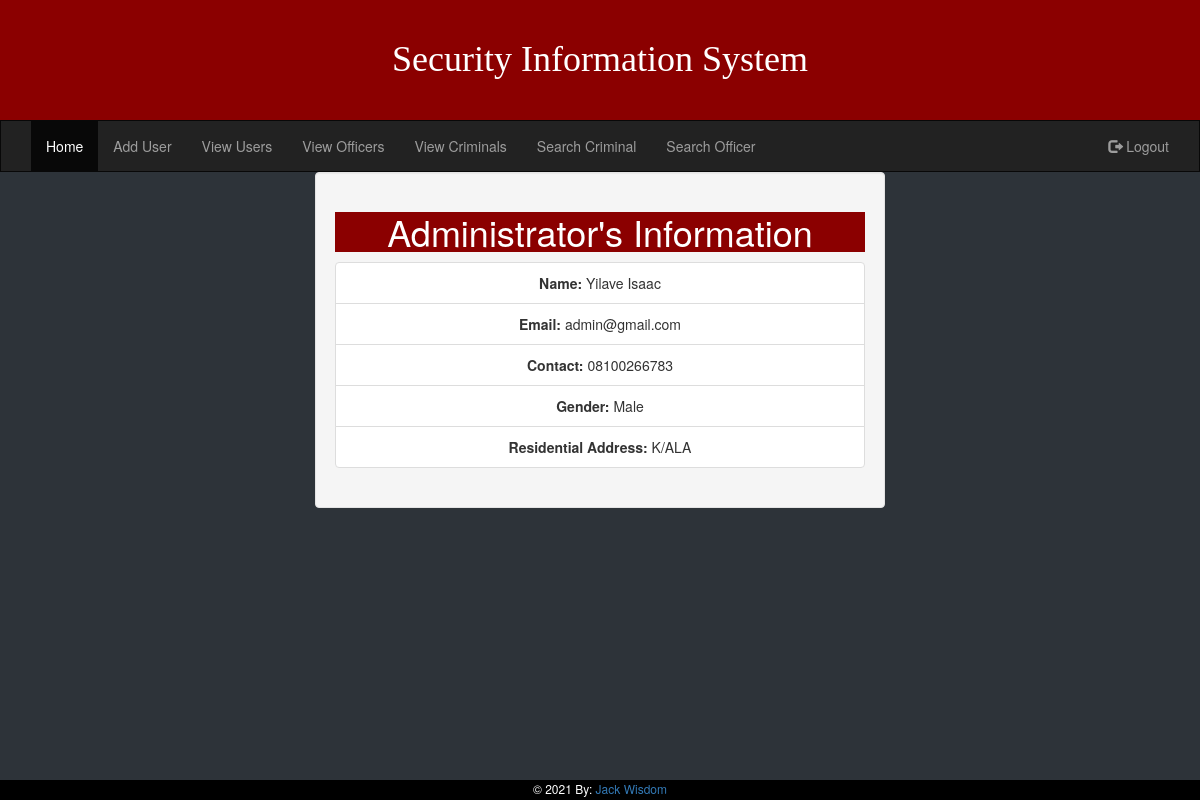
The app's page /Admin/home.php (signed in) with its own data.
### tables this page shows
CREATE TABLE `users` (
  `id` int(11) NOT NULL,
  `fullname` varchar(100) NOT NULL,
  `gender` varchar(10) NOT NULL,
  `email` varchar(50) NOT NULL,
  `contact` varchar(11) NOT NULL,
  `resi_address` varchar(100) NOT NULL,
  `password` varchar(12) NOT NULL,
  `confirm_password` varchar(12) NOT NULL,
  `profile_image` varchar(50) NOT NULL,
  `role` varchar(10) NOT NULL,
  `create_datetime` varchar(50) NOT NULL
);

### Admin/home.php (the view, shortened to what this page needs)
<!DOCTYPE html>
<html>
<head>
	<link rel="stylesheet" type="text/css" href="../style.css">
</head>
<body style="background: #2d3339;">
	<?php
	include '../DB/db.php';
	 include '../Header/admin.php';
		$user = $_SESSION['email'];
		 $sql = mysqli_query($con, "SELECT * FROM users WHERE email = '$user'") or die(mysqli_error($con));
$row = mysqli_fetch_array($sql);
 $name = $row['fullname'];
 $role = $row['role'];
	?>
	<div class="alert alert-success" id="alert-success" style="margin: 100px auto 20px; text-align: center; width: 70%;">
  <strong>Welcome <?php echo $name; ?>, You are logged in Succesfully as the <?php echo $role; ?>.</strong>
</div>
<div class="well" style="width: 570px; margin: 20px auto 20px;" align="center">
<h1 align="center" style="color: white; background-color: darkred;">Administrator's Information</h1>
	<div class="list-group">
  		<li class="list-group-item"><b>Name:</b> <?php echo $name; ?></li>
  		<li class="list-group-item"><b>Email:</b> <?php echo $row['email']; ?></li>
  		<li class="list-group-item"><b>Contact:</b> <?php echo $row['contact']; ?></li>
  		<li class="list-group-item"><b>Gender:</b> <?php echo $row['gender']; ?></li>
  		<li class="list-group-item"><b>Residential Address: </b><?php echo $row['resi_address']; ?></li>
	</div>
</div>
  <?php include '../footer.php'; ?>
</body>
</html>

### style.css (style rules this page uses)
body { background: #2d3339; }
* { margin: 0px; padding: 0px; }

### records on screen
users: fullname "Yilave Isaac", email "admin@gmail.com", contact "08100266783", gender "Male", resi_address "K/ALA"
